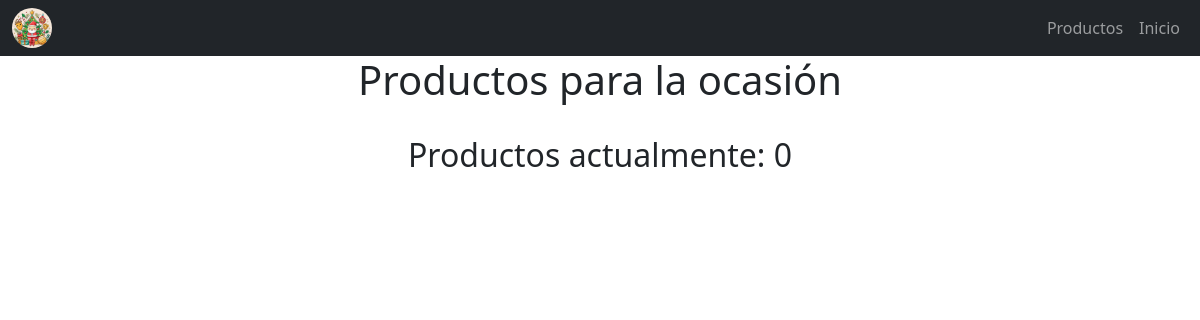
Page /shop/ on the earlier database version.
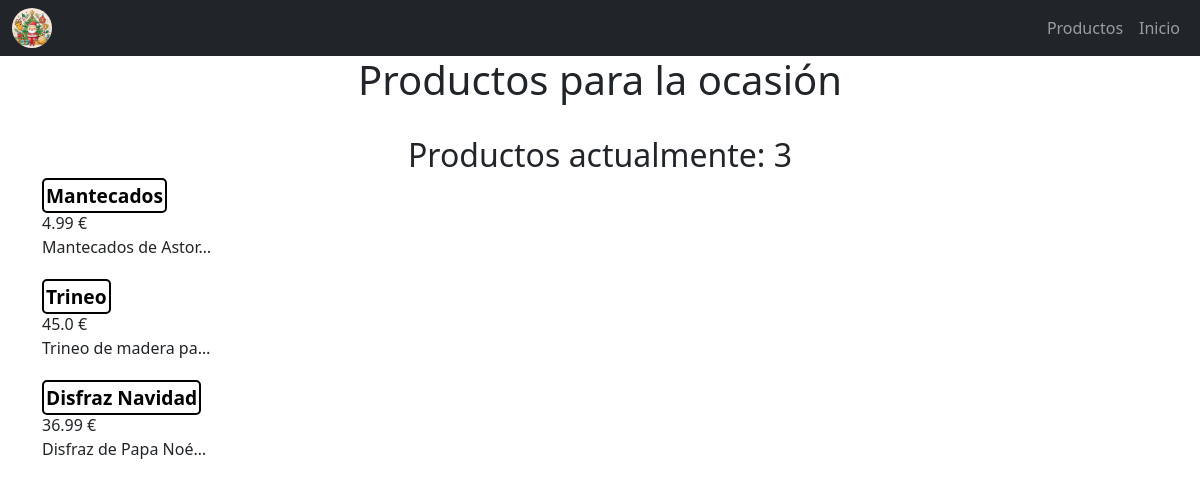
Same page on the later database version.
### App2/models.py (models this page shows)
class Productos(models.Model):
    nombre = models.CharField(max_length=20)
    descripcion = models.TextField()
    precio = models.FloatField()
    imagen = models.ImageField(upload_to='resources/media')

### App2/views.py (the view)
# urls.py: path('', views.shop, name='shop'),
def shop(request):
    productos = Productos.objects.all()
    return render(request, 'product/visual.html', {"productos": productos})

### App2/templates/product/visual.html (shortened to what this page needs)
<!DOCTYPE html>
<html lang="en">
<head>
    <link href="https://cdn.jsdelivr.net/npm/bootstrap@5.3.3/dist/css/bootstrap.min.css" rel="stylesheet">
</head>
<body >
    {% extends 'webpage/plantilla.html' %}
    {% block content %}
    <div class="container">
            <h1 class="d-flex justify-content-center">Productos para la ocasión</h1> <br>
            <h2 class="d-flex justify-content-center">Productos actualmente: {{productos.count}}</h2>
        {% for producto in productos %}
            <div><a href="{% url 'productos:details' producto.id %}"><strong>{{ producto.nombre }}</strong></a></div>
            <div>{{ producto.precio }} €</div>
            <div>{{ producto.descripcion|striptags|truncatechars:20 }}</div>
            <br>
        {% endfor %}
    </div>
    {% endblock %}

### App1/templates/webpage/plantilla.html (shortened to what this page needs)
<!DOCTYPE html>
<html lang="en">
<head>
</head>
<body>
    {% load static %}
    <nav class="navbar navbar-expand-sm bg-dark navbar-dark">
        <div class="container-fluid">
            <img src="{% static 'App1/navidad.jpeg' %}" alt="Avatar Logo" style="width:40px;" class="rounded-pill">
            <ul class="navbar-nav">
                <li class="nav-item">
                    <a class="nav-link" href="{% url 'productos:shop' %}">Productos</a>
                </li>
                <li class="nav-item">
                    <a class="nav-link" href="{% url 'index' %}">Inicio</a>
                </li>
            </ul>
        </div>
      </nav>
    {% block content %}
    {% endblock %}
</body>
</html>

### App1/templates/webpage/plantilla.html (style rules this page uses)
a { text-decoration: none; color: black; font-weight: bold; font-size: 1.2em; border: 2px solid black; padding: 2px; border-radius: 5px; }

Differences in the rows shown:
added Productos: nombre "Mantecados", precio "4.99", descripcion "Mantecados de Astor…"
added Productos: nombre "Trineo", precio "45.0", descripcion "Trineo de madera pa…"
added Productos: nombre "Disfraz Navidad", precio "36.99", descripcion "Disfraz de Papa Noé…"
Other differences:
{{ productos.count }}: "0" → "3"
